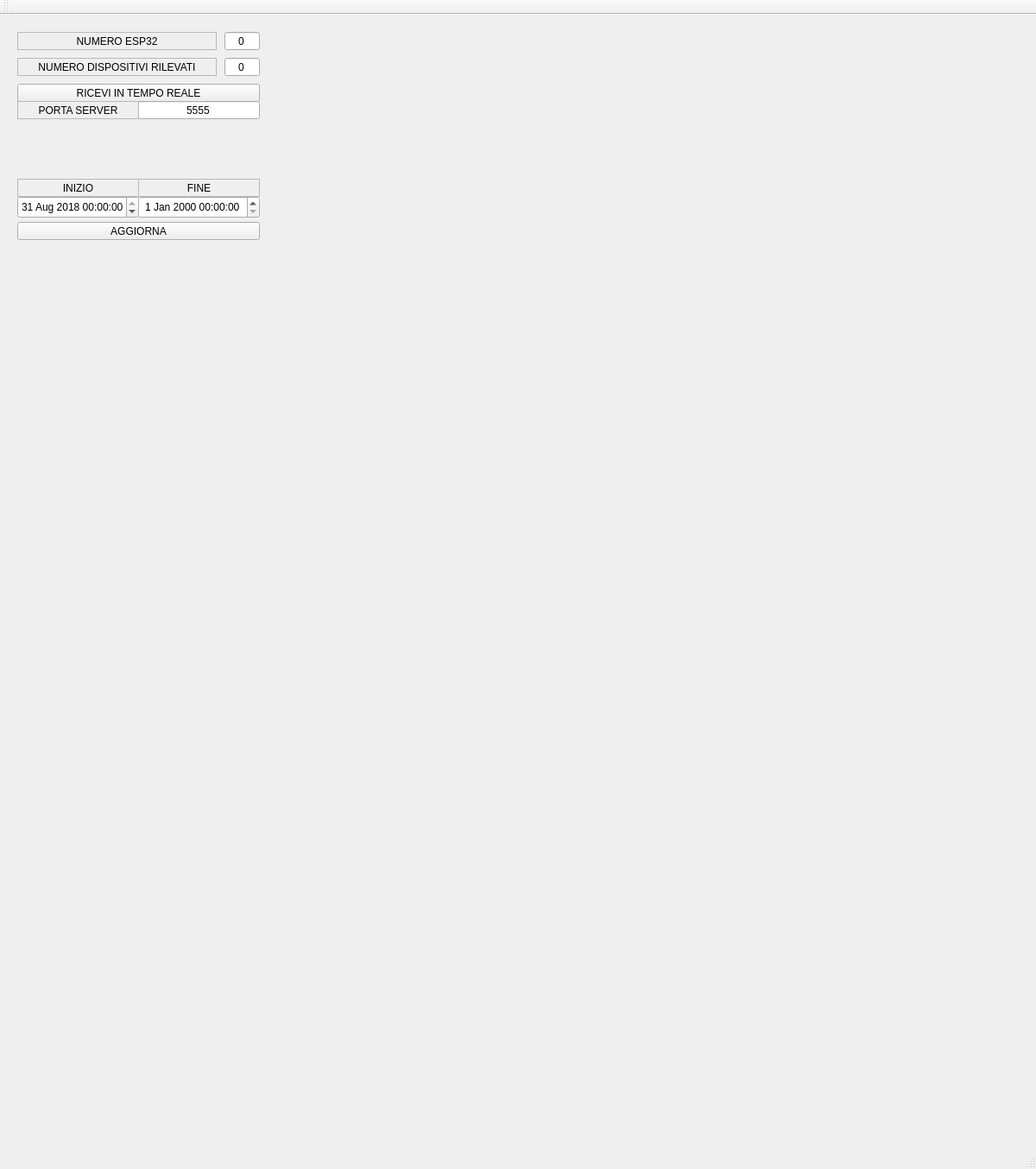
<?xml version="1.0" encoding="UTF-8"?>
<ui version="4.0">
 <class>MainWindow</class>
 <widget class="QMainWindow" name="MainWindow">
  <property name="geometry">
   <rect>
    <x>0</x>
    <y>0</y>
    <width>1200</width>
    <height>1354</height>
   </rect>
  </property>
  <property name="windowTitle">
   <string>MainWindow</string>
  </property>
  <widget class="QWidget" name="centralWidget">
   <widget class="QWidget" name="gridLayoutWidget">
    <property name="geometry">
     <rect>
      <x>330</x>
      <y>20</y>
      <width>851</width>
      <height>801</height>
     </rect>
    </property>
    <layout class="QGridLayout" name="gridLayout">
     <property name="sizeConstraint">
      <enum>QLayout::SetNoConstraint</enum>
     </property>
    </layout>
   </widget>
   <widget class="QLabel" name="label">
    <property name="geometry">
     <rect>
      <x>20</x>
      <y>20</y>
      <width>231</width>
      <height>21</height>
     </rect>
    </property>
    <property name="frameShape">
     <enum>QFrame::StyledPanel</enum>
    </property>
    <property name="text">
     <string>NUMERO ESP32</string>
    </property>
    <property name="alignment">
     <set>Qt::AlignCenter</set>
    </property>
    <property name="wordWrap">
     <bool>false</bool>
    </property>
   </widget>
   <widget class="QLineEdit" name="nesp32label">
    <property name="geometry">
     <rect>
      <x>260</x>
      <y>20</y>
      <width>41</width>
      <height>21</height>
     </rect>
    </property>
    <property name="text">
     <string>0</string>
    </property>
    <property name="alignment">
     <set>Qt::AlignCenter</set>
    </property>
    <property name="readOnly">
     <bool>true</bool>
    </property>
   </widget>
   <widget class="QLabel" name="label_2">
    <property name="geometry">
     <rect>
      <x>20</x>
      <y>50</y>
      <width>231</width>
      <height>21</height>
     </rect>
    </property>
    <property name="frameShape">
     <enum>QFrame::StyledPanel</enum>
    </property>
    <property name="text">
     <string>NUMERO DISPOSITIVI RILEVATI</string>
    </property>
    <property name="alignment">
     <set>Qt::AlignCenter</set>
    </property>
    <property name="wordWrap">
     <bool>false</bool>
    </property>
   </widget>
   <widget class="QLineEdit" name="deviceslabel">
    <property name="geometry">
     <rect>
      <x>260</x>
      <y>50</y>
      <width>41</width>
      <height>21</height>
     </rect>
    </property>
    <property name="text">
     <string>0</string>
    </property>
    <property name="alignment">
     <set>Qt::AlignCenter</set>
    </property>
    <property name="readOnly">
     <bool>true</bool>
    </property>
   </widget>
   <widget class="QPushButton" name="startButton">
    <property name="geometry">
     <rect>
      <x>20</x>
      <y>80</y>
      <width>281</width>
      <height>21</height>
     </rect>
    </property>
    <property name="text">
     <string>RICEVI IN TEMPO REALE</string>
    </property>
   </widget>
   <widget class="QLineEdit" name="serverportlabel">
    <property name="geometry">
     <rect>
      <x>160</x>
      <y>100</y>
      <width>141</width>
      <height>21</height>
     </rect>
    </property>
    <property name="text">
     <string>5555</string>
    </property>
    <property name="alignment">
     <set>Qt::AlignCenter</set>
    </property>
   </widget>
   <widget class="QLabel" name="label_3">
    <property name="geometry">
     <rect>
      <x>20</x>
      <y>100</y>
      <width>141</width>
      <height>21</height>
     </rect>
    </property>
    <property name="frameShape">
     <enum>QFrame::StyledPanel</enum>
    </property>
    <property name="text">
     <string>PORTA SERVER</string>
    </property>
    <property name="alignment">
     <set>Qt::AlignCenter</set>
    </property>
    <property name="wordWrap">
     <bool>false</bool>
    </property>
   </widget>
   <widget class="QDateTimeEdit" name="dateTimeFrom">
    <property name="geometry">
     <rect>
      <x>20</x>
      <y>210</y>
      <width>141</width>
      <height>26</height>
     </rect>
    </property>
    <property name="alignment">
     <set>Qt::AlignCenter</set>
    </property>
    <property name="date">
     <date>
      <year>2018</year>
      <month>8</month>
      <day>31</day>
     </date>
    </property>
    <property name="maximumDateTime">
     <datetime>
      <hour>23</hour>
      <minute>59</minute>
      <second>59</second>
      <year>2050</year>
      <month>12</month>
      <day>31</day>
     </datetime>
    </property>
    <property name="maximumDate">
     <date>
      <year>2050</year>
      <month>12</month>
      <day>31</day>
     </date>
    </property>
    <property name="minimumDate">
     <date>
      <year>2014</year>
      <month>8</month>
      <day>31</day>
     </date>
    </property>
    <property name="calendarPopup">
     <bool>false</bool>
    </property>
   </widget>
   <widget class="QLabel" name="label_4">
    <property name="geometry">
     <rect>
      <x>20</x>
      <y>190</y>
      <width>141</width>
      <height>21</height>
     </rect>
    </property>
    <property name="frameShape">
     <enum>QFrame::StyledPanel</enum>
    </property>
    <property name="text">
     <string>INIZIO</string>
    </property>
    <property name="alignment">
     <set>Qt::AlignCenter</set>
    </property>
    <property name="wordWrap">
     <bool>false</bool>
    </property>
   </widget>
   <widget class="QDateTimeEdit" name="dateTimeTo">
    <property name="geometry">
     <rect>
      <x>160</x>
      <y>210</y>
      <width>141</width>
      <height>26</height>
     </rect>
    </property>
    <property name="alignment">
     <set>Qt::AlignCenter</set>
    </property>
   </widget>
   <widget class="QLabel" name="label_5">
    <property name="geometry">
     <rect>
      <x>160</x>
      <y>190</y>
      <width>141</width>
      <height>21</height>
     </rect>
    </property>
    <property name="frameShape">
     <enum>QFrame::StyledPanel</enum>
    </property>
    <property name="text">
     <string>FINE</string>
    </property>
    <property name="alignment">
     <set>Qt::AlignCenter</set>
    </property>
    <property name="wordWrap">
     <bool>false</bool>
    </property>
   </widget>
   <widget class="QPushButton" name="buttonUpdate">
    <property name="geometry">
     <rect>
      <x>20</x>
      <y>240</y>
      <width>281</width>
      <height>21</height>
     </rect>
    </property>
    <property name="text">
     <string>AGGIORNA</string>
    </property>
   </widget>
   <widget class="QWidget" name="verticalLayoutWidget">
    <property name="geometry">
     <rect>
      <x>10</x>
      <y>830</y>
      <width>1171</width>
      <height>431</height>
     </rect>
    </property>
    <layout class="QVBoxLayout" name="verticalLayout"/>
   </widget>
  </widget>
  <widget class="QMenuBar" name="menuBar">
   <property name="geometry">
    <rect>
     <x>0</x>
     <y>0</y>
     <width>1200</width>
     <height>22</height>
    </rect>
   </property>
  </widget>
  <widget class="QToolBar" name="mainToolBar">
   <attribute name="toolBarArea">
    <enum>TopToolBarArea</enum>
   </attribute>
   <attribute name="toolBarBreak">
    <bool>false</bool>
   </attribute>
  </widget>
  <widget class="QStatusBar" name="statusBar"/>
 </widget>
 <layoutdefault spacing="6" margin="11"/>
 <resources/>
 <connections/>
</ui>
